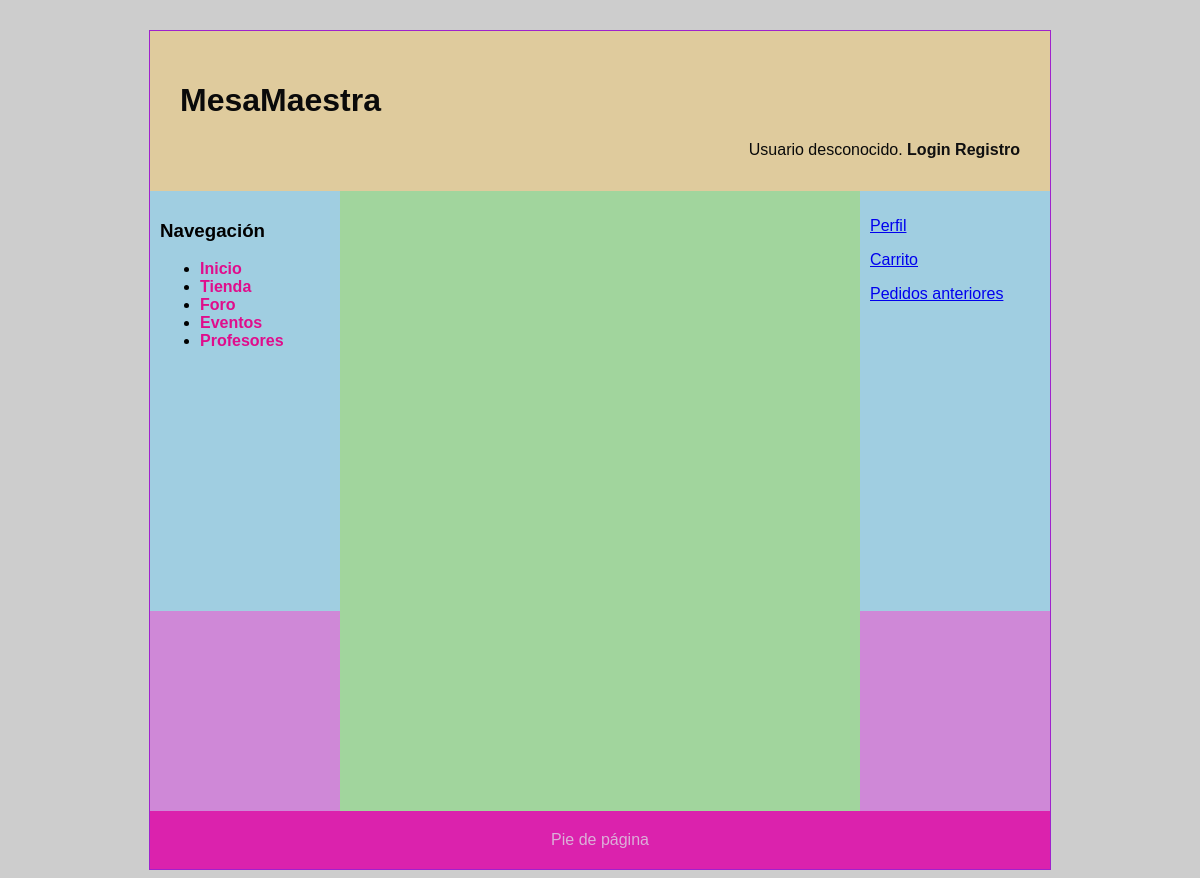
Page /eventos.php on the earlier database version.
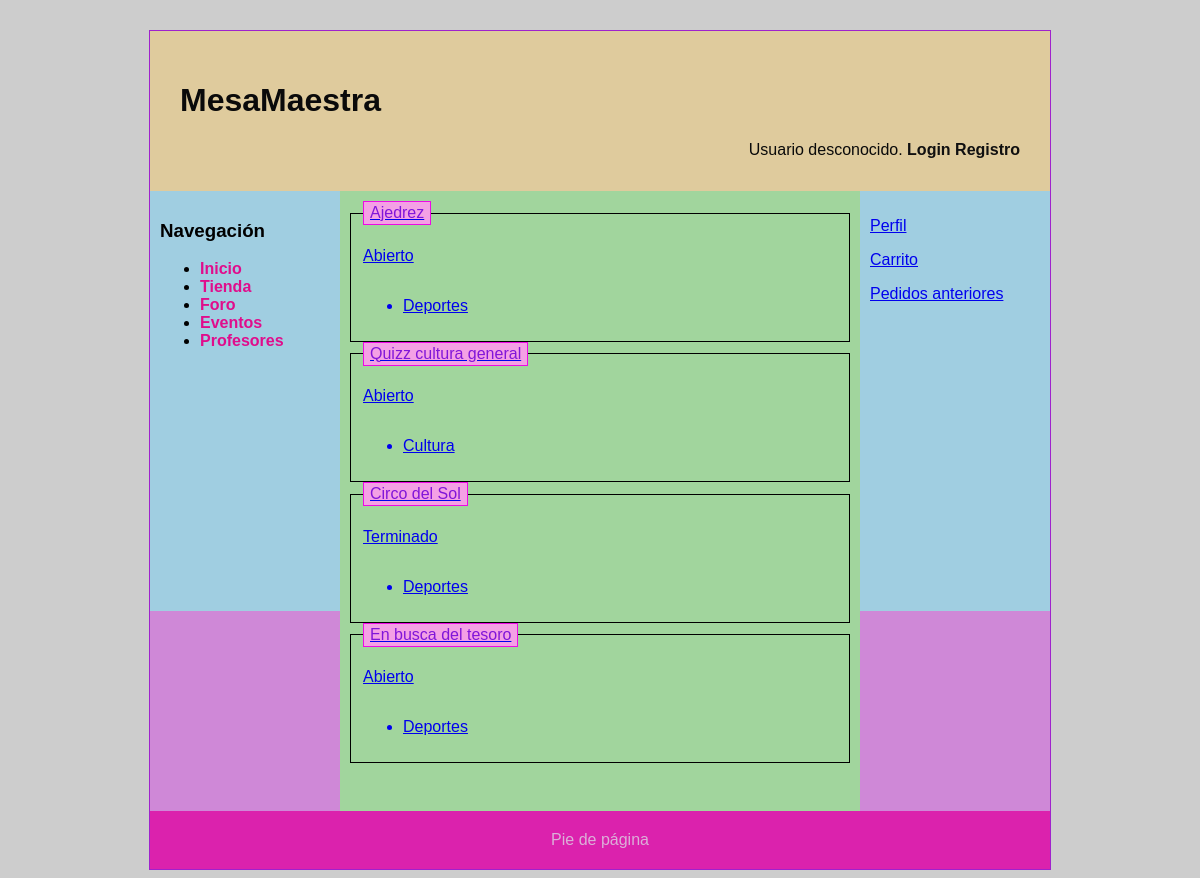
Same page on the later database version.
### tables this page shows
CREATE TABLE `eventos` (
  `idEvento` int(11) NOT NULL,
  `inscritos` int(11) DEFAULT NULL,
  `categoria` varchar(255) DEFAULT NULL,
  `numJugadores` int(11) DEFAULT NULL,
  `nombre` varchar(255) DEFAULT NULL,
  `descripcion` text DEFAULT NULL,
  `fecha` date DEFAULT NULL,
  `lugar` varchar(255) DEFAULT NULL,
  `estado` varchar(50) DEFAULT NULL,
  `premio` varchar(255) DEFAULT NULL,
  `ganador` varchar(255) DEFAULT NULL,
  `tasaInscripcion` decimal(10,2) DEFAULT NULL
);

### eventos.php (called while the page is built, shortened)
<?php
require_once 'includes/src/Eventos/listaEventos.php';
$eventos = listaeventos();
$contenidoPrincipal=<<<EOF
    $eventos
EOF;
require_once 'includes/vistas/comun/layout.php';
?>

### includes/src/Eventos/eventos.php (called while the page is built, shortened)
<?php
class Evento
{
    private $idEvento;
    private $categoria;
    public $nombre;
   private $estado;
    private function __construct($idTorneo, $inscritos, $categoria, $numJugadores, $nombreTorneo,$descripcionEvento,$fecha,$lugar,$estado,$premio,$ganador,$inscripcion)
    {
        $this->idEvento = intval($idTorneo);
        $this->categoria = $categoria;
        $this->nombre = $nombreTorneo;
        $this->estado = $estado;
    }
    public function getId()
    {
        return $this->idEvento;
    }
    public function getEvento()
    {
        return $this->nombre;
    }
    public function getCategoria()
    {
        return $this->categoria;
    }
    public function getEstado(){
        return $this->estado;
    }
    public static function listarEventos()
    {
        $conn = BD::getInstance()->getConexionBd();
        $query = sprintf("SELECT * FROM eventos");
        $rs = $conn->query($query);
        $eventos = array();
        if ($rs) {
            while ($fila = $rs->fetch_assoc()) {
                $evento = new Evento(
                    $fila['idEvento'],
                    $fila['inscritos'],
                    $fila['categoria'],
                    $fila['numJugadores'],
                    $fila['nombre'],
                    $fila['descripcion'],
                    $fila['fecha'],
                    $fila['lugar'],
                    $fila['estado'],
                    $fila['premio'],
                    $fila['ganador'],
                    $fila['tasaInscripcion'],
                );
                $eventos[] = $evento;
            }
        }
        return $eventos;
    }
}

### includes/src/Eventos/listaEventos.php (the view, shortened to what this page needs)
<?php
function listaeventos()
{
    $eventos = Evento::listarEventos();
    $html = "<div class='eventos'>";
    foreach ($eventos as $evento) {
        $html .= visualizaEvento($evento);
    }
    $html .= "</div>";
    return $html;
}
function visualizaEvento($evento)
{
    $html = '<div class="Evento">';
    $html .= '<div>';
    $html .= '<a href="/G3_SW/includes/vistas/helpers/caracteristicasEvento.php?id=' . $evento->getId() . '">';
    $html .= '<fieldset>';
    $html .= '<legend>' . $evento->getEvento() . '</legend>';
    $html .= '<p>' . $evento->getEstado() . '</p>';
    $html .= '<ul>';
    $html .= '<li>' . $evento->getCategoria() . '</li>';
    $html .= '</ul>';
    $html .= '</fieldset>';
    $html .= '</div>';
    $html .= '</div>';
    return $html;
}
?>
<?php
    require_once __DIR__.'/eventos.php';
    $contenidoPrincipal = listaEventos();
?>

### includes/vistas/comun/layout.php (shortened to what this page needs)
<!DOCTYPE html>
<html>
<head>
	<link rel="stylesheet" type="text/css" href="<?= RUTA_CSS.'/estilo.css'?>" />
</head>
<body>
<div id="contenedor">
<?php
require_once('cabecera.php');
require_once('sidebarIzq.php');
?>
<main>
	<article>
		<?= $contenidoPrincipal ?>
	</article>
</main>
<?php
require_once('sidebarDer.php');
require_once('pie.php');
?>
</div>
</body>
</html>

### includes/vistas/comun/cabecera.php
<?php
	require_once 'cabeceraAuxSaludo.php';
?>
<header>
	<h1>MesaMaestra</h1>
	<div class="saludo">
	<?= mostrarSaludo() ?>
	</div>
</header>

### cabeceraAuxSaludo.php
<?php
function mostrarSaludo() {
	$rutaApp = RUTA_APP;
	$html='';
	if (isset($_SESSION["login"]) && ($_SESSION["login"]===true)) {
		$html.= "Bienvenido, {$_SESSION['nombre']} <a href='{$rutaApp}/logout.php'>(salir)</a>";
	} else {
		$html.= "Usuario desconocido. <a href='{$rutaApp}/loginView.php'>Login</a> <a href='{$rutaApp}/registro.php'>Registro</a>";
	}
	return $html;
}
?>

### includes/vistas/comun/sidebarIzq.php
<nav id="sidebarIzq">
	<h3>Navegación</h3>
	<ul>
		<li><a href="<?= RUTA_APP?>/index.php">Inicio</a></li>
		<li><a href="<?= RUTA_APP?>/tienda.php">Tienda</a></li>
		<li><a href="<?= RUTA_APP?>/foro.php">Foro</a></li>
		<li><a href="<?= RUTA_APP?>/eventos.php">Eventos</a></li>
		<li><a href="<?= RUTA_APP?>/profesores.php">Profesores</a></li>
	</ul>
</nav>

### includes/vistas/comun/sidebarDer.php
<aside id="sidebarDer">
<div class="sidebar-section" id="usuario">
        <p><a href="/G3_SW/verPerfil.php" target="_self">Perfil</a></p>
    </div>
    <div class="sidebar-section" id="carrito">
        <p><a href="/G3_SW/carrito.php" target="_self">Carrito</a></p>
    </div>
    <div class="sidebar-section" id="pedidos">
        <p><a href="mostrarPedidiosAnteriores.php" target="_self">Pedidos anteriores</a></p>
    </div>
</aside>

### includes/vistas/comun/pie.php
<footer>
	Pie de página
</footer>

### css/estilo.css (style rules this page uses)
body { background-color: #CDCDCD; font-family: "Comic Sans MS", cursive, sans-serif; }
div#contenedor { width: 900px; margin: auto; border: 1px solid rgb(159, 34, 205); background-color: #cf88d7; margin-top: 30px; }
header { padding: 30px; height: 100px; background-color: #e8f17ea4; color: rgb(10, 10, 10); }
header a, header a:visited { color: rgb(16, 16, 16); font-weight: bold; text-decoration: none; }
nav { padding: 10px; float: left; width: 170px; height: 400px; background-color: #a0cee1; }
nav a, nav a:visited { color: rgb(224, 13, 140);; font-weight: bold; text-decoration: none; }
aside { padding: 10px; float: right; width: 170px; height: 400px; background-color: #a0cee1; }
main { padding: 10px; float: left; min-height: 600px; width: 500px; background-color: rgb(161, 213, 157); color: rgb(33, 32, 32); }
footer { clear: both; padding: 20px; background-color: #db22ad; color: rgb(219, 176, 216); text-align: center; }
div.saludo { width: 100%; text-align: right; }
fieldset { display: flex; flex-direction: column; border: 1px solid black; margin: auto; }
legend { color: #8115d9; background: #f4a0e5; border: 1px solid rgb(237, 9, 229); padding: 2px 6px; }

Differences in the rows shown:
added eventos: nombre "Ajedrez", estado "Abierto", categoria "Deportes"
added eventos: nombre "Quizz cultura general", estado "Abierto", categoria "Cultura"
added eventos: nombre "Circo del Sol", estado "Terminado", categoria "Deportes"
added eventos: nombre "En busca del tesoro", estado "Abierto", categoria "Deportes"
